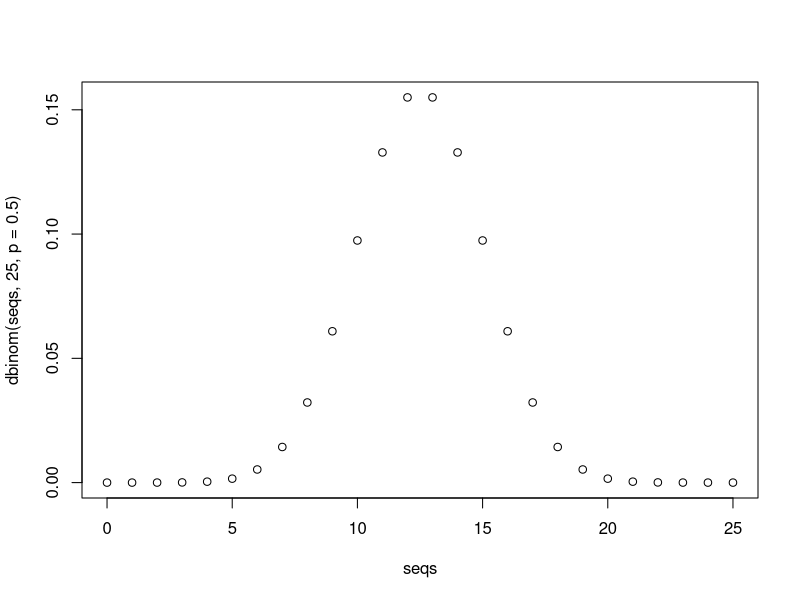

The R script that drew this image:
#Binmoial 
#n = 25 p = .05 times won 16
#
binom.test(16,25,.5,alternative="greater")
binom.test(0,8,.15)
1-pbinom(15,25,.5)
sum(dbinom(16:25,25,.5))

seqs <- c(0:25)
plot(seqs,dbinom(seqs,25,p=0.5))